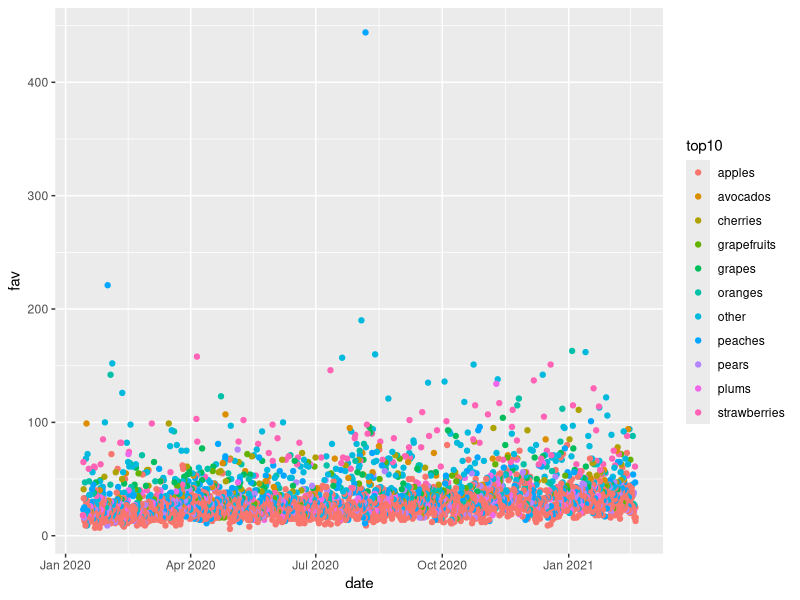
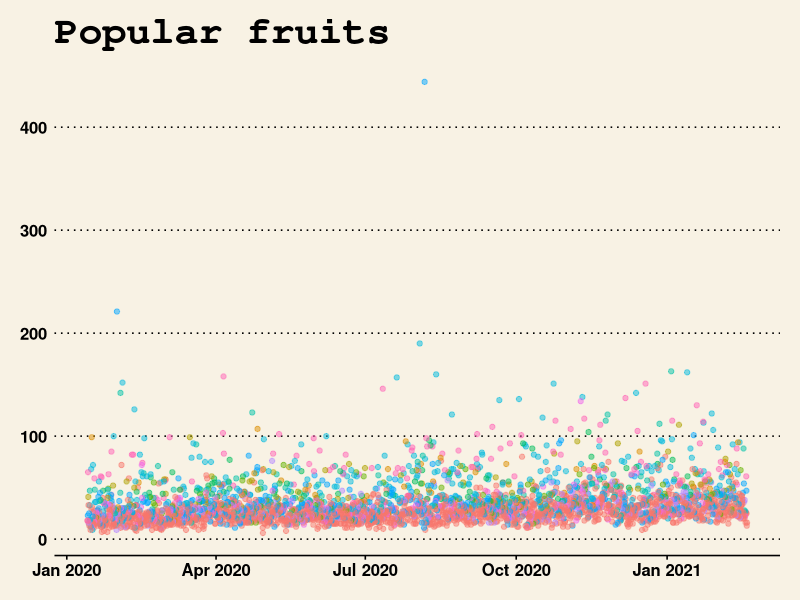

These charts were generated, in order, by the following R code:
library(tidyverse)
# library(rtweet)

fruit <- read_csv("fruit.csv")
glimpse(fruit)

fruit$text

fruit1 <- fruit %>% extract(text, "fruit", "(\\b[a-z]+),")

fruit1 %>% count(fruit)

fruit1 %>% group_by(fruit) %>% 
  summarise(count = n()) %>% 
  arrange(desc(count))

top10 <- fruit1 %>%
  group_by(fruit) %>% 
  summarise(count = n()) %>% 
  arrange(desc(count)) %>% 
  slice(1:10)
top10

fruit1 %>% mutate(top10 = if_else(fruit %in% top10$fruit, fruit, "other"))

fruit1 <- fruit1 %>%
  mutate(top10 = if_else(fruit %in% top10$fruit, fruit, "other"))
glimpse(fruit1)

fruit1 %>% ggplot(aes(x = date, y = fav, color = top10)) +
  geom_point()

library(ggthemes)
fruit1 %>% ggplot(aes(x = date, y = fav, color = top10)) +
  geom_point(show.legend = FALSE, alpha = 0.5) +
  ggtitle("Popular fruits") +
  theme_wsj()
# ggsave("fruit_favs.png")



# fruit1 <- fruit %>% extract(text,
#                             c("fruit_name", "artist", "year"),
#                             "(^.+,) painted by (.+,) (\\d{4})",
#                             remove = FALSE)
# 
# glimpse(fruit1)
# 
# fruit1$year
# 
# fruit1 %>% filter(str_detect(fruit1$artist, "\\d"))
# fruit1 %>% filter(is.na(year)) %>% select(text)
# 
# fruit1$fruit_name
# 
# fruit1 %>% extract(fruit_name, "fruit",
#                    "[^\\s](.+),")
# 
# str_split(fruit1$fruit_name, " ")
# 
# str_count(fruit1$fruit_name, boundary("word"))
# 
# fruit1 %>% filter(is.na(str_count(fruit1$fruit_name, boundary("word")))) %>% 
#   select(text, fruit_name)
# 
# fruit2 <- fruit %>% extract(text,
#                             c("fruit_name"),
#                             "(^.+,){1}",
#                             remove = FALSE)
# glimpse(fruit2)                            
# 
# s <- fruit$text[1]
# s
# 
# s %>% str_extract("\\w,")
# ?str_extract
# s %>% str_subset("\\w,")
# s %>% str_extract("\\b[a-z]+,")
